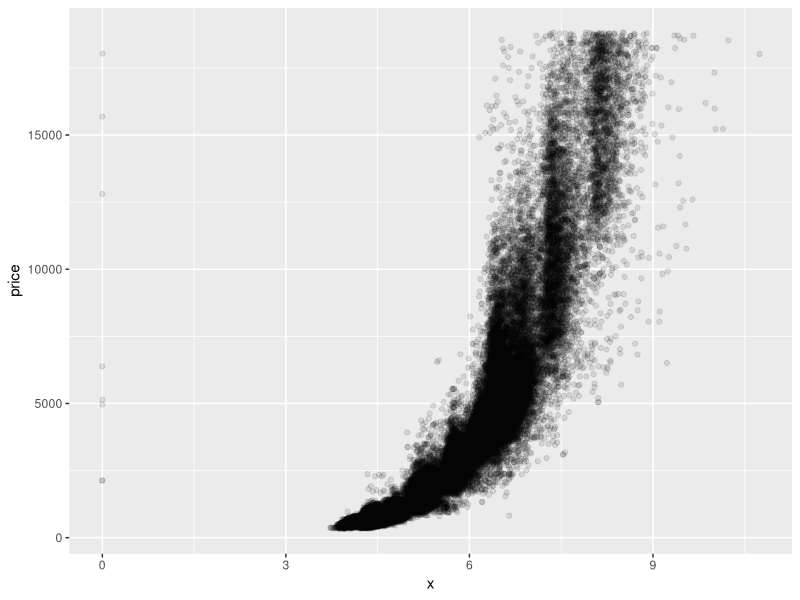
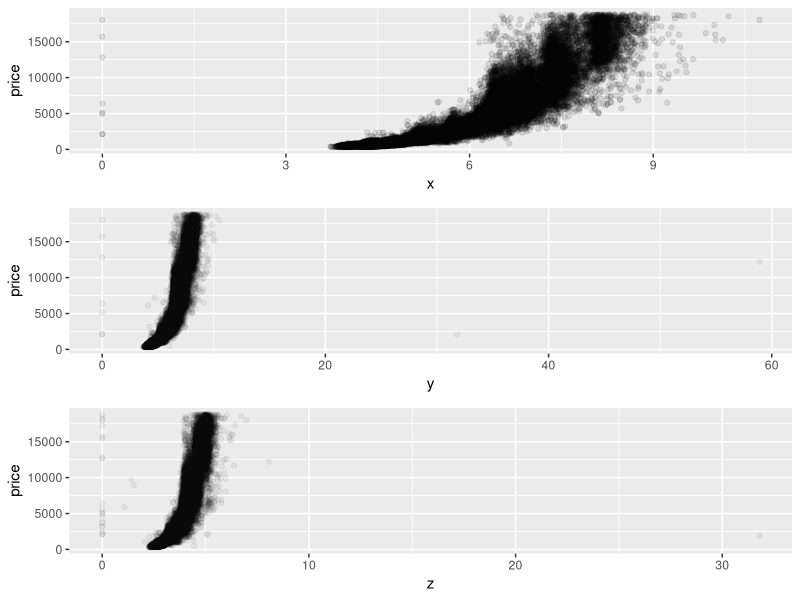
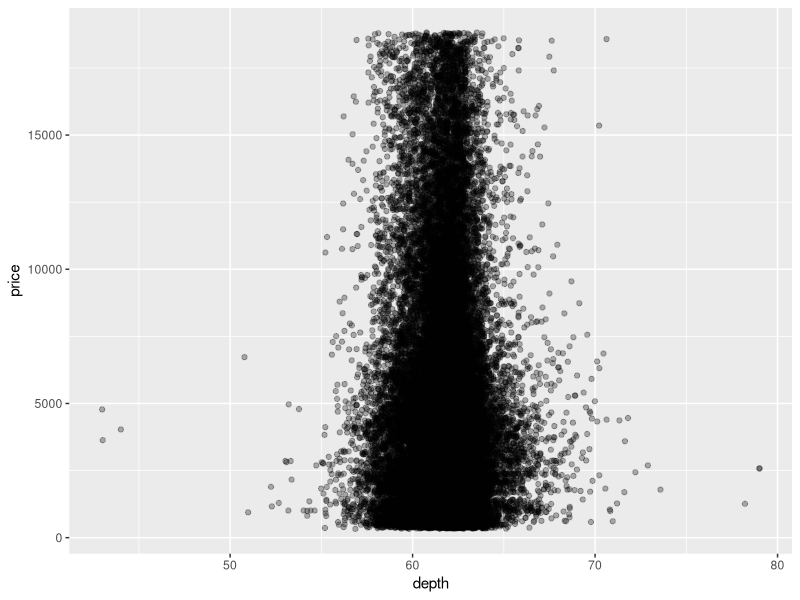
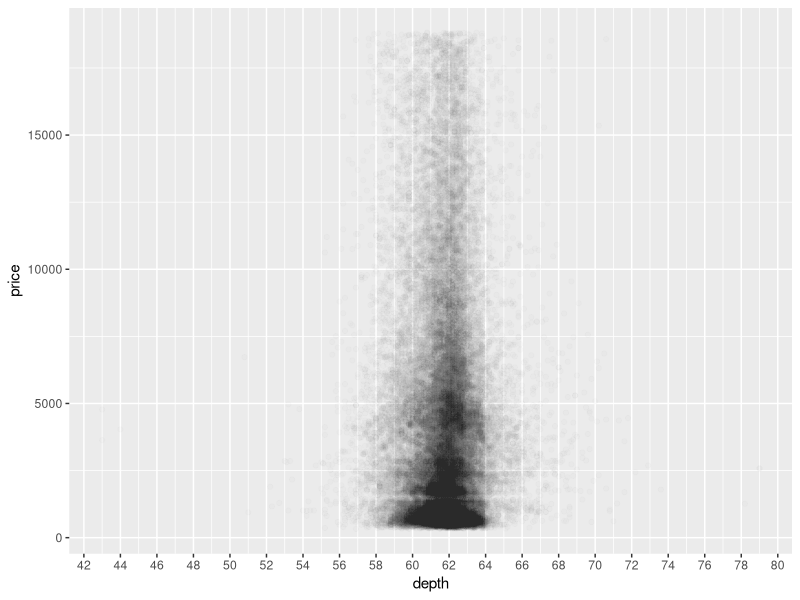

These figures' R source, in order:
## ---- chunk 1
library(ggplot2)
setwd("~/projects/Classes/FoundationsOfDataScience_sliderule/github/UD651/L4")
data(diamonds)
## ---- chunk 2
ggplot(aes(x = x, y = price), data = diamonds) + 
  geom_jitter(alpha = 1/10)
## ---- chunk 3
library(gridExtra)
p1 = ggplot(aes(x = x, y = price), data = diamonds) + 
  geom_jitter(alpha = 1/10)

p2 = ggplot(aes(x = y, y = price), data = diamonds) + 
  geom_jitter(alpha = 1/20)

p3 = ggplot(aes(x = z, y = price), data = diamonds) + 
  geom_jitter(alpha = 1/20)
  
grid.arrange(p1, p2, p3, ncol = 1)
## ---- chunk 4

with(diamonds, cor.test(x, price))
with(diamonds, cor.test(y, price))
with(diamonds, cor.test(z, price))

## ---- chunk 5
ggplot(aes(x = depth, y = price), data = diamonds) + 
  geom_jitter(alpha = 3/10)
## ---- chunk 6
# Change the code to make the transparency of the
# points to be 1/100 of what they are now and mark
# the x-axis every 2 units. 

ggplot(data = diamonds, aes(x = depth, y = price)) + 
  geom_point(alpha = 1/100) +
  scale_x_continuous(breaks = seq(0, 80, 2))
